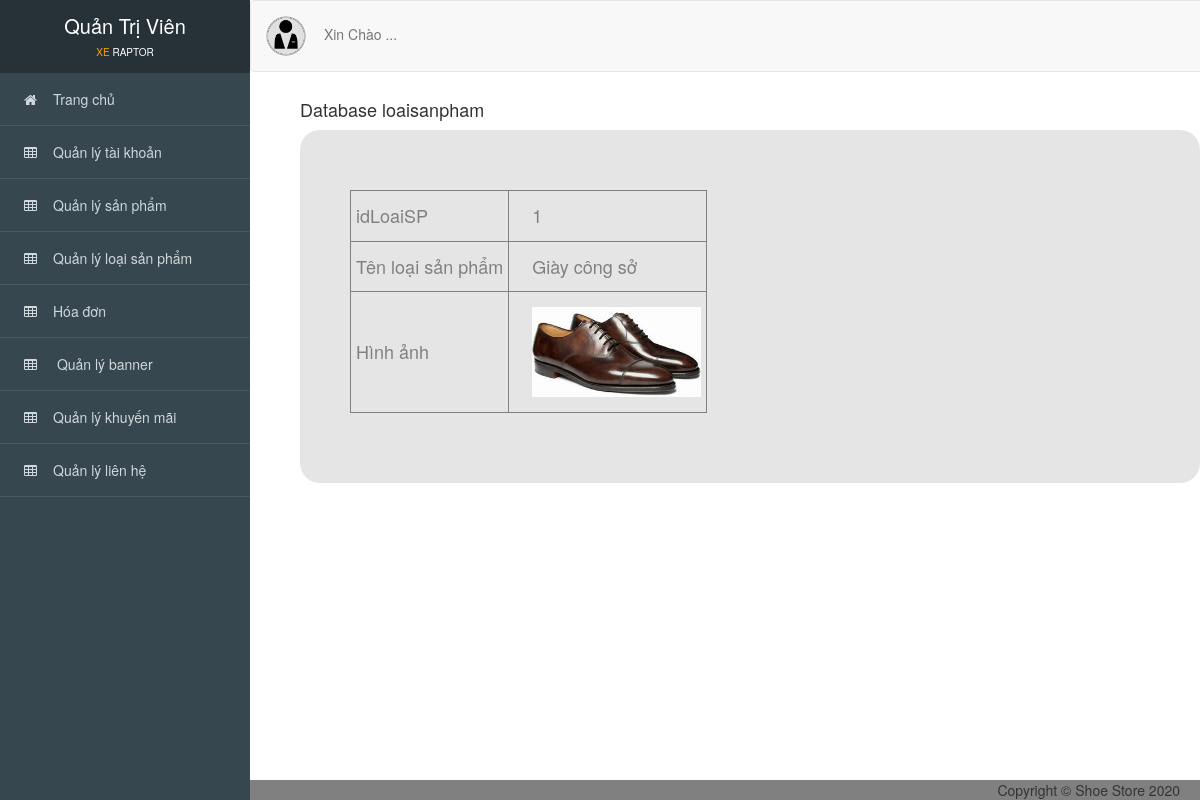
The app's page /admin/index.php?action=xemloaisanpham&id=1 with its own data.
### tables this page shows
CREATE TABLE `loaisanpham` (
  `idLoaiSP` int(11) NOT NULL,
  `tenLSP` varchar(255) NOT NULL,
  `hinhanh` varchar(255) NOT NULL
);

### admin/controller_admin/quanlyloaisanpham.php (called while the page is built, shortened)
<?php
    require_once('./model_admin/loaisanpham.php');
    class loaisanphamcontroller
    {
    	var $loaisanpham_model;
    	public function __construct()
    	{
    		$this->loaisanpham_model = new loaisanpham();
    	}
    	 public function details()
        {
            $id = isset($_GET['id']) ? $_GET['id'] : 1;
            $data = $this->loaisanpham_model->find($id);
            require_once('views_admin/index.php');
        }
       }
?>

### admin/model_admin/ketnoi.php (called while the page is built, shortened)
<?php
    class ketnoi
    {
    	function __construct()
    	{
    		$host = "localhost";
    		$username ="root";
    		$password = "";
    		$dbname = "qlbx";
    		$this->connect = new mysqli($host,$username,$password,$dbname);
    	}
    }
?>

### admin/model_admin/loaisanpham.php (called while the page is built, shortened)
<?php
    require_once('ketnoi.php');
    class loaisanpham
    {
    	var $conn;
    	function __construct()
    	{
    		$connect_obj = new ketnoi();
    		$this->conn = $connect_obj->connect;
    	}
    	function find($id)
        {
            $query = "SELECT * FROM loaisanpham WHERE idLoaiSP=$id";
            return $this->conn->query($query)->fetch_assoc();
        }
    }
?>

### admin/views_admin/loaisanpham/xem.php (the view)
<div id="viewport">
<div class="container-fluid" id="noidung">
      <h4>Database loaisanpham</h4>
      <div style="background-color: #e5e5e5; padding: 60px 50px 10px; color:gray;border-radius: 20px;">
        <table border="1" cellpadding="5">
          <tr>
            <td><h4>idLoaiSP </h4></td>
            <td><h4> &emsp;<?= $data['idLoaiSP'];   ?>  </h4></td>
          </tr>
          <tr>
            <td><h4>Tên loại sản phẩm </h4></td>
            <td><h4> &emsp;<?= $data['tenLSP'];   ?> </h4></td>
          </tr>
          <tr>
            <td><h4>Hình ảnh</h4></td>
            <td><h4> &emsp;<img src="./public_admin/image/loaisanpham<?= $data['hinhanh'] ?>"  height='90' > </h4></td>
          </tr>
        </table>
        <br>
        <br>
        <br>
      </div>
</div>
</div>

### admin/public_admin/css/style.css (style rules this page uses)
body { overflow-x: hidden; font-family: 'Roboto', sans-serif; font-size: 16px; }
#viewport { padding-left: 250px; -webkit-transition: all 0.5s ease; -moz-transition: all 0.5s ease; -o-transition: all 0.5s ease; transition: all 0.5s ease; }
#noidung { padding-top: 90px; padding-left: 50px; background-color: white; }

### records on screen
loaisanpham: idLoaiSP "1", tenLSP "Giày công sở", hinhanh (picture)
